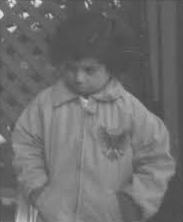
#> input picture samples/fig.jpg, 183 x 222 px, found by its file name
$ jupyter execute --allow-errors image_encryption.ipynb
#> lines starting #> are read from the running program, lines starting #| are printed output that depends on the picture; long printed decimals are rounded
Image Encryption Technique Using Huffman Coding And Spatial Transformation
---

Mount the google drive folder

---

[cell 1]
from google.colab import drive
drive.mount('/content/drive')

Importing the required image file from the drive folder

---

[cell 2]
import os
os.chdir('/content/drive/My Drive/cs852/')
#> (the rest of this cell did not finish here and is left out)

Read the image file from the drive

---

[cell 3]
import cv2
img = cv2.imread("fig.jpg", 0)
#> img is the input picture: shape (222, 183); min 73, max 242, mean 110.5

Display the image using matplotlib library

---

[cell 4]
from matplotlib import pyplot as plt
plt.imshow(img, cmap="gray")
plt.show()

Print out the shape of the image

---

[cell 5]
img.shape
#> Out = (222, 183)

Dictionary to store the pixels

---

[cell 6]
#create a dictionary to store the frequency of each pixel in the image
original_dic = {}
pixel_dic = {}
for i in range(img.shape[0]):
  for j in range(img.shape[1]):
    if img[i][j] in original_dic:
      original_dic[img[i][j]] += 1
    else:
      original_dic[img[i][j]] = 1
print(len(original_dic))
#| 152

start = 0
for i in range(img.shape[0]):
  for j in range(img.shape[1]):
    pixel_dic[start] = original_dic[img[i][j]]
    start = start + 1
#> after the loop, pixel_dic = 40626 items; start = 40626
print(len(pixel_dic))
#| 40626

Find the probability of each pixel and replace with the frequency

---

[cell 7]
#sort the pixel dictionary by value and print it
pixel_dic = dict(sorted(pixel_dic.items(), key=lambda item: item[1], reverse = True))

#sort the original_dic
original_dic = dict(sorted(original_dic.items(), key=lambda item: item[1], reverse = True))
count = 0
for key, value in original_dic.items():
  print(key, " -> ", value)
  count = count + 1
  if(count == 20):
    break
#> after the loop, count = 20

print('-------------------------------------')
#find probability in place of frequency
original_dic = {k: v / len(pixel_dic) for k, v in original_dic.items()}
#> original_dic = 152 items
count = 0
for key, value in original_dic.items():
  print(key, " -> ", value)
  count = count + 1
  if(count == 20):
    break
#> this loop made 20 passes
#> (key, value) on passes 1 to 12: (82, 0.0311), (83, 0.0291), (84, 0.0275), (81, 0.0262), (99, 0.0261), (85, 0.0223), (98, 0.0222), (97, 0.0194), (86, 0.019), (96, 0.0185), (132, 0.0184), (95, 0.0181)
#| 82  ->  0.03109
#| 83  ->  0.02909
#| 84  ->  0.02752
#| 81  ->  0.02624
#| 99  ->  0.02607
#| 85  ->  0.02233
#| 98  ->  0.02218
#| 97  ->  0.01942
#> (further printed lines are left out)
#> after the loop, count = 20

#Encryption - Huffman Code
---

[cell 8]
#Huffman coding source code
class node:
	def __init__(self, freq, symbol, left=None, right=None):

    # frequency of symbol
		self.freq = freq

    # symbol name (charecter)
		self.symbol = symbol

    # node left of current node
		self.left = left

    # node right of current node
		self.right = right

    # tree direction (0/1)
		self.huff = ''

# define global dictionary to store the results
huffman_tree_dic = {}

def printNodes(node, val=''):
  # huffman code for current node
	newVal = val + str(node.huff)

  # if node is not an edge node
  # then traverse
	if(node.left):
		printNodes(node.left, newVal)
	if(node.right):
		printNodes(node.right, newVal)

  # if node is edge node then
  # update into dictionary
	if(not node.left and not node.right):
		huffman_tree_dic[node.symbol] = newVal

pixels = []
frequency = []

# extract the pixels and their frequencies from the original_dictionary
for key, value in original_dic.items():
  pixels.append(key)
  frequency.append(value)
#> this loop made 152 passes
#> after the loop, frequency = 152 values, max 0.0311 at index 0, min 2.46e-05 at index 139, mean 0.00658; pixels = 152 values, max 242 at index 144, min 73 at index 138, mean 148.8

chars = pixels
#> chars has the same summary as pixels
freq = frequency
#> freq has the same summary as frequency

# list containing unused nodes
nodes = []

# converting pixels and frequencies
# into huffman tree nodes
for x in range(len(chars)):
	nodes.append(node(freq[x], chars[x]))
#> this loop made 152 passes
#> after the loop, nodes = 152 items

while len(nodes) > 1:

  # sort all the nodes in ascending order
  # based on their frequency
	nodes = sorted(nodes, key=lambda x: x.freq)

  # pick 2 smallest nodes
	left = nodes[0]
	right = nodes[1]

  # assign directional value to these nodes
	left.huff = 0
	right.huff = 1

  # object of the class
  # combine the 2 smallest nodes to create
  # new node as their parent
	newNode = node(left.freq+right.freq, left.symbol+right.symbol, left, right)

  # remove the 2 nodes and add their
  # parent as new node among others
	nodes.remove(left)
	nodes.remove(right)
	nodes.append(newNode)
#> this loop made 151 passes
#> after the loop, nodes = 1 item

# call the main function
printNodes(nodes[0])
#> in printNodes, `newVal = val + str(node.huff)`: newVal = ''

Printing the huffman tree dictionary(Contains the huffman codes)

---

[cell 9]
# print the huffman tree dictionary
count = 0
for key, value in huffman_tree_dic.items():
  print(key, " : ", value)
  count = count + 1
  if(count > 20):
    break
#> this loop made 21 passes
#> (key, value) on passes 1 to 12: (112, '0000000'), (78, '0000001'), (125, '000001'), (139, '000010'), (116, '0000110'), (163, '0000111000'), (171, '00001110010'), (74, '0000111001100'), (193, '00001110011010'), (197, '00001110011011'), (192, '000011100111'), (156, '000011101')
#| 112  :  0000000
#| 78  :  0000001
#| 125  :  000001
#| 139  :  000010
#| 116  :  0000110
#| 163  :  0000111000
#| 171  :  00001110010
#| 74  :  0000111001100
#> (further printed lines are left out)
#> after the loop, count = 21

Convert huffman codes to decimal values and store into new dictionary

---

[cell 10]
# define a new dictionary to store decimal values from the huffman code tree
deci_huffman = huffman_tree_dic
#> deci_huffman = 152 items

def binary_to_decimal(n):
  return int(n,2)

for key, value in deci_huffman.items():
  deci_huffman[key] = binary_to_decimal(value)
#> this loop made 152 passes

# print the deci_huffman(first 10 values)
count = 1
for key, value in deci_huffman.items():
  print(key, " : ", value)
  count = count + 1
  if count == 20:
    break
#> this loop made 19 passes
#> (key, value) on passes 1 to 12: (112, 0), (78, 1), (125, 1), (139, 2), (116, 6), (163, 56), (171, 114), (74, 460), (193, 922), (197, 923), (192, 231), (156, 29)
#| 112  :  0
#| 78  :  1
#| 125  :  1
#| 139  :  2
#| 116  :  6
#| 163  :  56
#| 171  :  114
#| 74  :  460
#> (further printed lines are left out)
#> after the loop, count = 20

Generate output image from the huffman dictionary created above

---

[cell 11]
img_copy = img.copy()

for i in range(img_copy.shape[0]):
  for j in range(img_copy.shape[1]):
    if (deci_huffman[img_copy[i][j]] <= 255):
      img_copy[i][j] = deci_huffman[img_copy[i][j]]
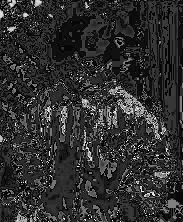
#> img_copy: shape (222, 183); min 0, max 242, mean 47.3

print("Output Image -")
plt.imshow(img_copy, cmap="gray")
plt.show()

Output image is generated above<br> Now we will apply spatial transformation to generate cipher image

---

[cell 12]
img_copy2 = img_copy.copy()
for i in range(1,img_copy.shape[0]):
  for j in range(1,img_copy.shape[1]):
    x = img_copy[i][j] + img_copy[i][j-1]
    y = img_copy[i-1][j] + img_copy[i][j]
    if x < img_copy.shape[0] and y < img_copy.shape[1]:
      img_copy2[x][y] = img_copy[i][j]
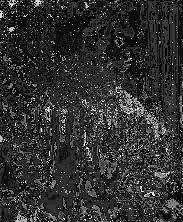
#> img_copy2: shape (222, 183); min 0, max 242, mean 48.3

print("Cipher image -")
plt.imshow(img_copy2, cmap="gray")
plt.show()

*Samples*
--

[cell 13]
import matplotlib.pyplot as plt
img1 = plt.imread('fig1.jpg')
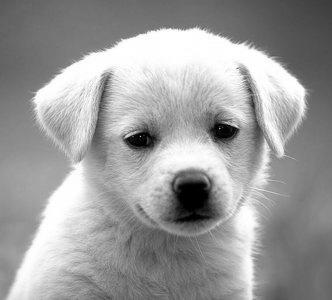
#> input picture samples/fig1.jpg, 332 x 300 px, found by its file name
#> img1 is the input picture: shape (300, 332, 3); min 0, max 255, mean 155.7
img2 = plt.imread('fig2.jpg')
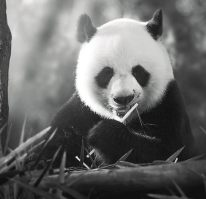
#> input picture samples/fig2.jpg, 206 x 199 px, found by its file name
#> img2 is the input picture: shape (199, 206, 3); mean R, G, B 105.4, 105.8, 105
img3 = plt.imread('fig3.png')
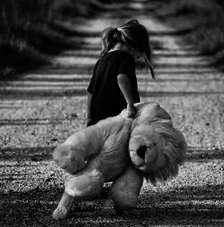
#> input picture samples/fig3.png, 224 x 227 px, found by its file name
#> img3 is the input picture: shape (227, 224, 4) float32; mean R, G, B, A 0.29, 0.29, 0.29, 1
img4 = plt.imread('cipher1.PNG')
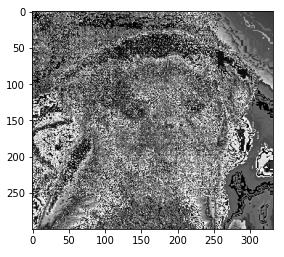
#> input picture samples/cipher1.PNG, 284 x 257 px, found by its file name
#> img4 is the input picture: shape (257, 284, 4) float32; mean R, G, B, A 0.581, 0.581, 0.581, 1
img5 = plt.imread('cipher2.PNG')
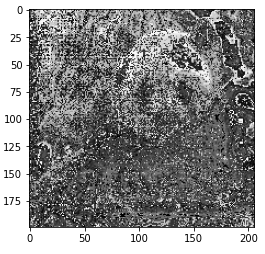
#> input picture samples/cipher2.PNG, 265 x 254 px, found by its file name
#> img5 is the input picture: shape (254, 265, 4) float32; mean R, G, B, A 0.548, 0.548, 0.548, 1
#> (the rest of this cell did not finish here and is left out)
